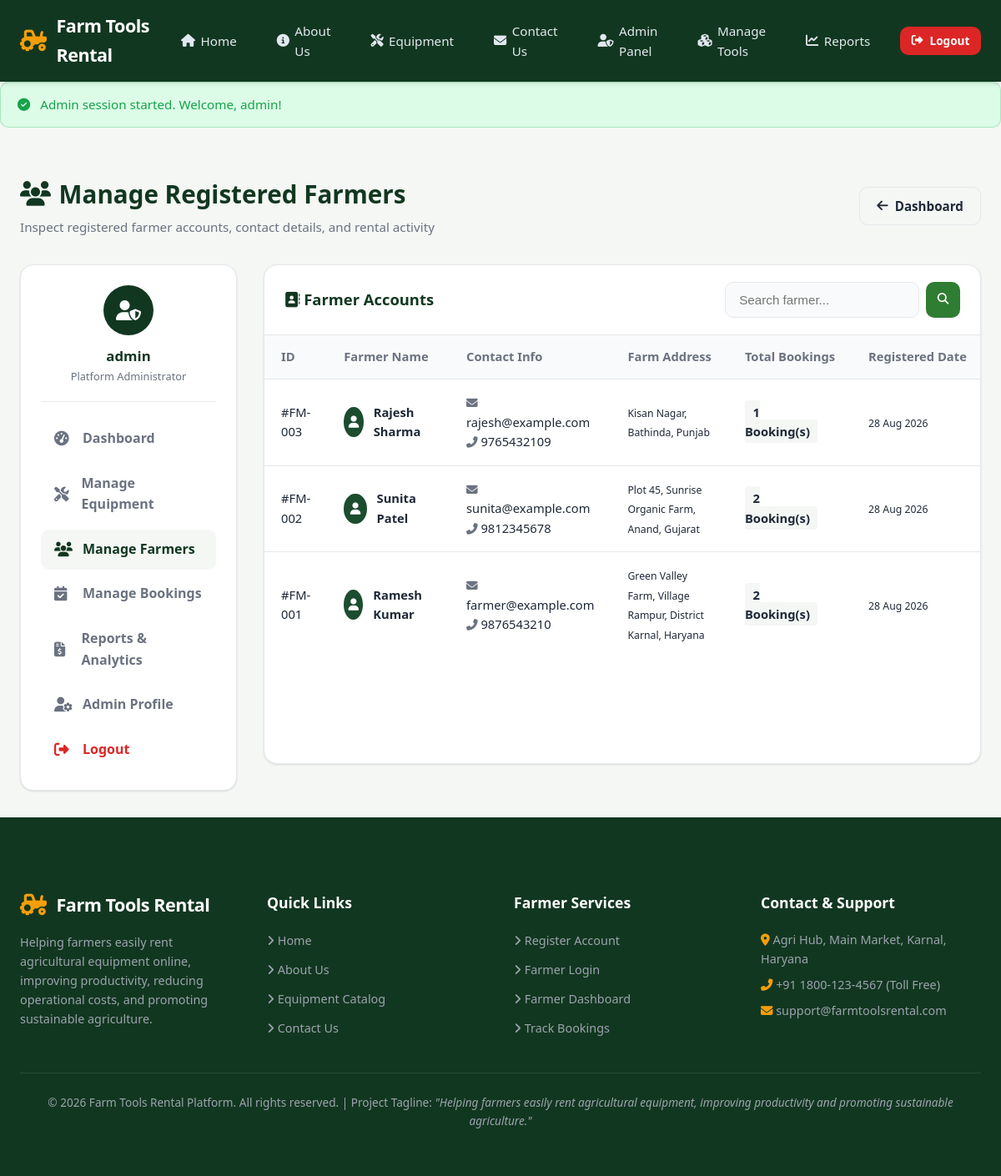
Page /admin/farmers.php (signed in) on the committed database.
### tables this page shows
CREATE TABLE `farmers` (
  `id` INT(11) NOT NULL AUTO_INCREMENT,
  `name` VARCHAR(100) NOT NULL,
  `email` VARCHAR(100) NOT NULL UNIQUE,
  `phone` VARCHAR(20) NOT NULL,
  `address` TEXT NOT NULL,
  `password` VARCHAR(255) NOT NULL,
  `created_at` DATETIME DEFAULT CURRENT_TIMESTAMP,
  PRIMARY KEY (`id`)
);

### admin/farmers.php (the view, shortened to what this page needs)
<?php
require_once __DIR__ . '/../config/database.php';
require_once __DIR__ . '/../includes/auth.php';
$search = trim($_GET['search'] ?? '');
$farmers = [];
try {
    if ($search !== '') {
        $stmt = $conn->prepare("
            SELECT f.*, COUNT(b.id) AS total_bookings_count
            FROM farmers f
            LEFT JOIN bookings b ON f.id = b.farmer_id
            WHERE f.name LIKE ? OR f.email LIKE ? OR f.phone LIKE ? OR f.address LIKE ?
            GROUP BY f.id
            ORDER BY f.id DESC
        ");
        $param = "%{$search}%";
        $stmt->execute([$param, $param, $param, $param]);
    } else {
        $stmt = $conn->query("
            SELECT f.*, COUNT(b.id) AS total_bookings_count
            FROM farmers f
            LEFT JOIN bookings b ON f.id = b.farmer_id
            GROUP BY f.id
            ORDER BY f.id DESC
        ");
    }
    $farmers = $stmt->fetchAll();
} catch (Exception $e) {
    $farmers = [];
}
require_once __DIR__ . '/../includes/header.php';
?>
<div class="container">
  <div class="page-header" style="display: flex; justify-content: space-between; align-items: center; flex-wrap: wrap; gap: 1rem;">
    <div>
      <h1 class="page-title"><i class="fas fa-users"></i> Manage Registered Farmers</h1>
      <p class="page-subtitle">Inspect registered farmer accounts, contact details, and rental activity</p>
    </div>
    <a href="dashboard.php" class="btn btn-outline-dark"><i class="fas fa-arrow-left"></i> Dashboard</a>
  </div>
  <div class="dashboard-layout">
    <aside class="sidebar">
      <div class="sidebar-user">
        <div class="user-avatar" style="background: var(--primary-dark);"><i class="fas fa-user-shield"></i></div>
        <h4 style="font-size: 1.05rem; color: var(--primary-dark); font-weight: 700;"><?php echo htmlspecialchars($_SESSION['admin_username']); ?></h4>
        <p style="font-size: 0.8rem; color: var(--text-muted);">Platform Administrator</p>
      </div>
      <ul class="sidebar-menu">
        <li><a href="dashboard.php" class="sidebar-link"><i class="fas fa-tachometer-alt"></i> Dashboard</a></li>
        <li><a href="equipment.php" class="sidebar-link"><i class="fas fa-tools"></i> Manage Equipment</a></li>
        <li><a href="farmers.php" class="sidebar-link active"><i class="fas fa-users"></i> Manage Farmers</a></li>
        <li><a href="bookings.php" class="sidebar-link"><i class="fas fa-calendar-check"></i> Manage Bookings</a></li>
        <li><a href="reports.php" class="sidebar-link"><i class="fas fa-file-invoice-dollar"></i> Reports &amp; Analytics</a></li>
        <li><a href="profile.php" class="sidebar-link"><i class="fas fa-user-cog"></i> Admin Profile</a></li>
        <li><a href="logout.php" class="sidebar-link" style="color: var(--danger);"><i class="fas fa-sign-out-alt"></i> Logout</a></li>
      </ul>
    </aside>
    <div class="table-card">
      <div class="table-header">
        <h3 class="table-title"><i class="fas fa-address-book"></i> Farmer Accounts</h3>
        <form action="farmers.php" method="GET" style="display: flex; gap: 0.5rem; max-width: 300px;">
          <input type="text" name="search" class="form-control form-control-sm" placeholder="Search farmer..." value="<?php echo htmlspecialchars($search); ?>">
          <button type="submit" class="btn btn-primary btn-sm"><i class="fas fa-search"></i></button>
        </form>
      </div>
      <div class="table-responsive">
        <table class="custom-table">
          <thead>
            <tr>
              <th>ID</th>
              <th>Farmer Name</th>
              <th>Contact Info</th>
              <th>Farm Address</th>
              <th>Total Bookings</th>
              <th>Registered Date</th>
            </tr>
          </thead>
          <tbody>
            <?php if (!empty($farmers)): ?>
              <?php foreach ($farmers as $f): ?>
                <tr>
                  <td>#FM-<?php echo str_pad($f['id'], 3, '0', STR_PAD_LEFT); ?></td>
                  <td>
                    <div style="display: flex; align-items: center; gap: 0.75rem;">
                      <div class="user-avatar" style="width: 36px; height: 36px; font-size: 0.9rem; margin: 0;"><i class="fas fa-user"></i></div>
                      <strong><?php echo htmlspecialchars($f['name']); ?></strong>
                    </div>
                  </td>
                  <td>
                    <i class="fas fa-envelope" style="color: var(--text-muted); font-size: 0.85rem;"></i> <?php echo htmlspecialchars($f['email']); ?><br>
                    <i class="fas fa-phone-alt" style="color: var(--text-muted); font-size: 0.85rem;"></i> <?php echo htmlspecialchars($f['phone']); ?>
                  </td>
                  <td><small><?php echo htmlspecialchars($f['address']); ?></small></td>
                  <td>
                    <span class="badge" style="background: var(--bg-main); color: var(--text-main); font-weight: 700; padding: 0.25rem 0.6rem; border-radius: 4px;">
                      <?php echo $f['total_bookings_count']; ?> Booking(s)
                    </span>
                  </td>
                  <td><small><?php echo date('d M Y', strtotime($f['created_at'])); ?></small></td>
                </tr>
              <?php endforeach; ?>
            <?php else: ?>
              <tr>
                <td colspan="7" style="text-align: center; color: var(--text-muted); padding: 3rem;">No farmer records found.</td>
              </tr>
            <?php endif; ?>
          </tbody>
        </table>
      </div>
    </div>
  </div>
</div>
<?php require_once __DIR__ . '/../includes/footer.php'; ?>

### css/style.css (style rules this page uses)
:root { --primary: #1b4d2e; --primary-dark: #123720; --primary-light: #2e7d32; --accent: #d97706; --accent-gold: #f59e0b; --accent-light: #fef3c7; --bg-main: #f4f7f4; --bg-card: #ffffff; --text-main: #1f2937; --text-muted: #6b7280; --text-light: #9ca3af; --border-color: #e5e7eb; --border-focus: #1b4d2e; --success: #16a34a; --success-bg: #dcfce7; --warning: #eab308; --warning-bg: #fef9c3; --danger: #dc2626; --danger-bg: #fee2e2; --info: #2563eb; --info-bg: #dbeafe; --shadow-sm: 0 1px 3px rgba(0,0,0,0.08), 0 1px 2px rgba(0,0,0,0.04); --shadow-md: 0 4px 6px -1px rgba(0,0,0,0.08), 0 2px 4px -1px rgba(0,0,0,0.04); --shadow-lg: 0 10px 15px -3px rgba(0,0,0,0.1), 0 4px 6px -2px rgba(0,0,0,0.05); --radius-sm: 6px; --radius-md: 10px; --radius-lg: 16px; --transition: all 0.25s ease-in-out; }
* { margin: 0; padding: 0; box-sizing: border-box; }
body { font-family: 'Segoe UI', system-ui, -apple-system, BlinkMacSystemFont, Roboto, sans-serif; background-color: var(--bg-main); color: var(--text-main); line-height: 1.6; min-height: 100vh; display: flex; flex-direction: column; }
a { color: var(--primary); text-decoration: none; transition: var(--transition); }
.btn { display: inline-flex; align-items: center; justify-content: center; gap: 0.5rem; padding: 0.6rem 1.25rem; font-size: 0.95rem; font-weight: 600; border-radius: var(--radius-md); border: none; cursor: pointer; transition: var(--transition); text-align: center; }
.btn-primary { background: var(--primary-light); color: #ffffff; }
.btn-outline-dark { background: transparent; border: 1px solid var(--border-color); color: var(--text-main); }
.btn-sm { padding: 0.4rem 0.85rem; font-size: 0.85rem; }
.container { max-width: 1200px; margin: 0 auto; padding: 2rem 1.5rem; }
.page-header { margin-bottom: 2rem; }
.page-title { font-size: 1.85rem; color: var(--primary-dark); font-weight: 700; display: flex; align-items: center; gap: 0.6rem; }
.page-subtitle { color: var(--text-muted); font-size: 0.95rem; margin-top: 0.25rem; }
.form-control { width: 100%; padding: 0.75rem 1rem; font-size: 0.95rem; border: 1px solid var(--border-color); border-radius: var(--radius-md); background: #f9fafb; color: var(--text-main); transition: var(--transition); }
.dashboard-layout { display: grid; grid-template-columns: 260px 1fr; gap: 2rem; margin-top: 1rem; }
.sidebar { background: var(--bg-card); border-radius: var(--radius-lg); padding: 1.5rem; box-shadow: var(--shadow-sm); border: 1px solid var(--border-color); height: fit-content; }
.sidebar-user { text-align: center; padding-bottom: 1.25rem; border-bottom: 1px solid var(--border-color); margin-bottom: 1.25rem; }
.user-avatar { width: 60px; height: 60px; border-radius: 50%; background: var(--primary); color: #ffffff; display: flex; align-items: center; justify-content: center; font-size: 1.5rem; font-weight: 700; margin: 0 auto 0.75rem auto; }
.sidebar-menu { list-style: none; display: flex; flex-direction: column; gap: 0.35rem; }
.sidebar-link { display: flex; align-items: center; gap: 0.75rem; padding: 0.7rem 1rem; color: var(--text-muted); font-weight: 600; border-radius: var(--radius-md); transition: var(--transition); }
.sidebar-link:hover, .sidebar-link.active { background: var(--bg-main); color: var(--primary-dark); }
.sidebar-link i { font-size: 1.1rem; width: 22px; }
.table-card { background: var(--bg-card); border-radius: var(--radius-lg); box-shadow: var(--shadow-sm); border: 1px solid var(--border-color); overflow: hidden; margin-bottom: 2rem; }
.table-header { padding: 1.25rem 1.5rem; border-bottom: 1px solid var(--border-color); display: flex; justify-content: space-between; align-items: center; flex-wrap: wrap; gap: 1rem; }
.table-title { font-size: 1.15rem; font-weight: 700; color: var(--primary-dark); }
.table-responsive { width: 100%; overflow-x: auto; }
.custom-table { width: 100%; border-collapse: collapse; text-align: left; font-size: 0.92rem; }
.custom-table th { background: #f9fafb; padding: 0.9rem 1.25rem; font-weight: 700; color: var(--text-muted); border-bottom: 1px solid var(--border-color); white-space: nowrap; }
.custom-table td { padding: 1rem 1.25rem; border-bottom: 1px solid var(--border-color); vertical-align: middle; color: var(--text-main); }
.custom-table tr:last-child td { border-bottom: none; }

### rows in the picture
farmers: id "003", name "Rajesh Sharma", email "rajesh@example.com", phone "9765432109", address "Kisan Nagar, Bathinda, Punjab", total_bookings_count "1", created_at "28 Aug 2026"
farmers: id "002", name "Sunita Patel", email "sunita@example.com", phone "9812345678", address "Plot 45, Sunrise Organic Farm, Anand, Gujarat", total_bookings_count "2", created_at "28 Aug 2026"
farmers: id "001", name "Ramesh Kumar", email "farmer@example.com", phone "9876543210", address "Green Valley Farm, Village Rampur, District Karnal, Haryana", total_bookings_count "2", created_at "28 Aug 2026"

### other values in the picture
$_SESSION['flash_success'] "Admin session started. Welcome, admin!"
$_SESSION['admin_username'] "admin"
